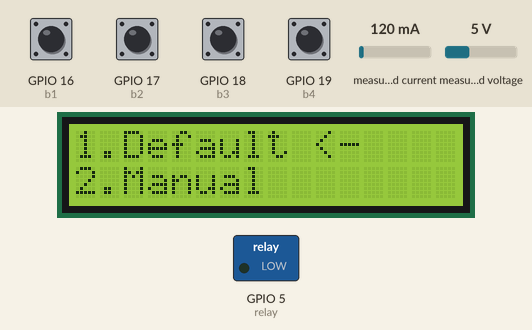
This sketch was run on a simulated ESP32. Shown: 16×2 character LCD, switched loads named in the sketch (green lamp = pin HIGH). The test bench sets the inputs (shaded band); at power-on: GPIO 16 (b1), GPIO 17 (b2), GPIO 18 (b3), GPIO 19 (b4) HIGH, measured current 120 mA, measured voltage 5 V.

Above: at 1.2 s.
1.3 s: GPIO 16 (b1) pulled LOW for 0.15 s
At 2.5 s:
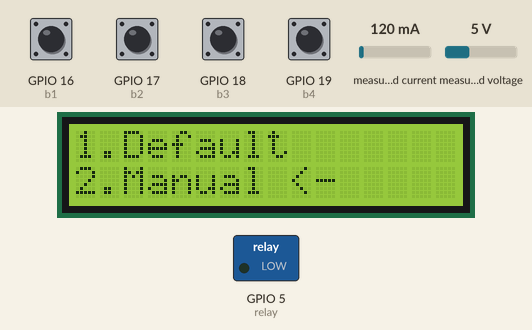
3.0 s: GPIO 17 (b2) pulled LOW for 0.15 s
At 3.7 s:
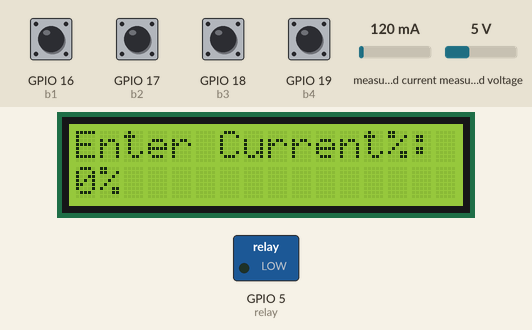
4.7 s: GPIO 17 (b2) pulled LOW for 1 s
At 6.9 s:
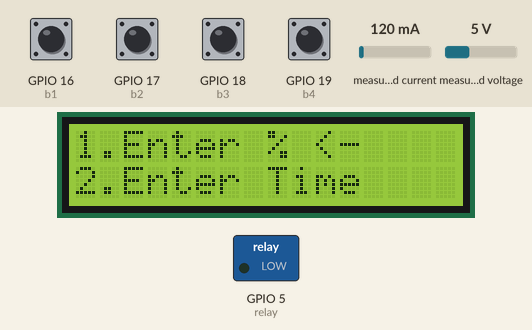
7.2 s: GPIO 16 (b1) pulled LOW for 1 s
At 8.9 s:
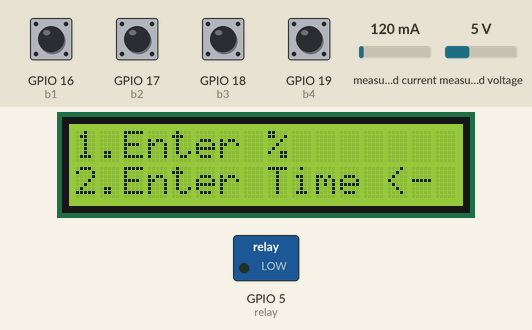
9.7 s: GPIO 17 (b2) pulled LOW for 0.15 s
At 11.1 s:
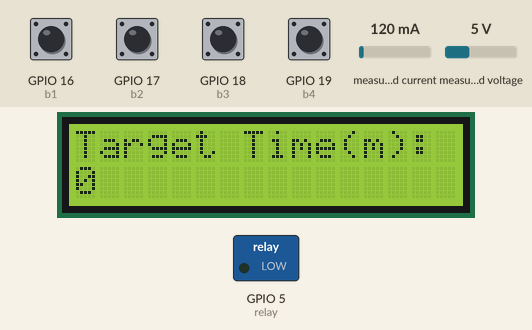
11.4 s: GPIO 17 (b2) pulled LOW for 0.15 s
At 12.6 s:
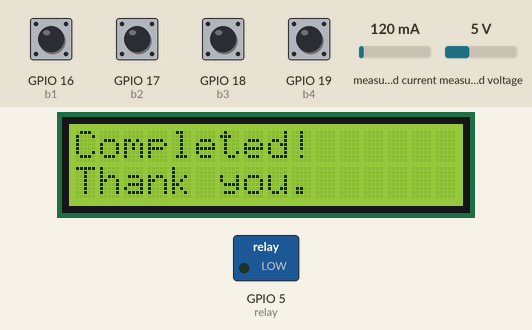
Timing chart, 0 to 14.4 s (numbered marks = the images above; inputs shaded):
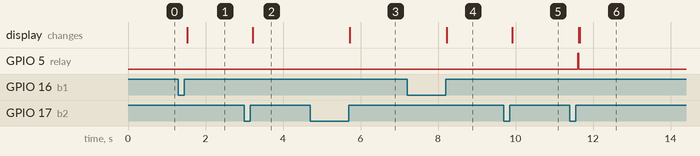

The sketch:

trial_2-full.ino
```cpp
#include <Wire.h>
#include <DIYables_LCD_I2C.h>
#include <INA226.h>   // RobTillaart INA226 library — matches your tested reference sketch

// ---- Two SEPARATE I2C buses (ESP32 has two hardware I2C peripherals) ----
// LCD  -> Wire1 on SDA=4,  SCL=13
// INA226 -> Wire  on SDA=21, SCL=22
#define LCD_SDA_PIN 4
#define LCD_SCL_PIN 13
#define INA_SDA_PIN 21
#define INA_SCL_PIN 22
#define I2C_ADDRESS_INA226 0x44   // matches your tested reference sketch

// DIYables_LCD_I2C supports passing a specific TwoWire bus as the 4th arg
DIYables_LCD_I2C lcd(0x27, 16, 2, Wire1);

// RobTillaart's INA226 constructor: INA226(address, wire) — bound to the Wire bus (21/22)
INA226 ina226(I2C_ADDRESS_INA226, &Wire);

const int b1 = 16;   // select
const int b2 = 17;   // enter
const int b3 = 18;   // increment
const int b4 = 19;   // decrement
const int relay = 5;

// ---- Battery spec (still needed to convert measured mAh -> %) ----
const float BATTERY_CAPACITY_MAH = 6500.0;

int page = 0;
int mainChoice = 0;
int manualChoice = 0;

int currentPercent = 0;
int targetPercent = 0;
int targetTime = 0;

int atc = 0;   // target charge % (for percent-target modes)
int et = 0;    // target time in minutes (only used in time-target mode)

int returnPage = 2;

// ---- Charging state ----
unsigned long chargeStartTime = 0;
bool chargingActive = false;
bool timeBasedMode = false;   // true only when user explicitly entered a target TIME

// ---- Real coulomb counting via INA226 (replaces the old fixed-current assumption) ----
float accumulatedMah = 0.0;
unsigned long lastSampleMillis = 0;
float liveCurrentMA = 0.0;
float liveVoltageV = 0.0;
float estimatedPercent = 0.0;

unsigned long lastLcdUpdateMillis = 0;

void setup() {
  Wire1.begin(LCD_SDA_PIN, LCD_SCL_PIN);   // LCD's own bus
  Wire.begin(INA_SDA_PIN, INA_SCL_PIN);    // INA226's own bus

  lcd.init();
  lcd.backlight();

  if (!ina226.begin()) {
    lcd.setCursor(0, 0);
    lcd.print("INA226 not found");
    while (1) delay(10);
  }

  // Shunt voltage ADC on INA226 maxes out at ~81.92mV.
  // With a 0.1 ohm shunt, max measurable current = 81.92mV / 0.1 ohm = ~819mA.
  // NOTE: 0.8*0.1 = exactly 0.080V, right at the library's 80mV limit — due to
  // floating point rounding this can read as slightly OVER 0.080 and fail
  // calibration. Back off slightly (0.75A) to stay safely under the limit.
  // IMPORTANT: if your actual charging current can exceed this, raise it
  // (and/or use a smaller shunt) to match — otherwise readings clip and
  // coulomb counting below will be wrong.
  // NOTE: setMaxCurrentShunt() returns an ERROR CODE (int), not a plain
  // bool — 0 means success, nonzero means a specific error. Assigning it
  // straight into a bool is backwards (0 becomes false = looks like
  // failure even when calibration actually succeeded). Check against 0.
  int calResult = ina226.setMaxCurrentShunt(0.75, 0.1);  // 750mA max, 0.1 ohm shunt
  if (calResult != 0) {
    lcd.setCursor(0, 0);
    lcd.print("INA226 cal FAIL");
    lcd.setCursor(0, 1);
    lcd.print("Err code: ");
    lcd.print(calResult);
    while (1) delay(10);
  }

  pinMode(b1, INPUT_PULLUP);
  pinMode(b2, INPUT_PULLUP);
  pinMode(b3, INPUT_PULLUP);
  pinMode(b4, INPUT_PULLUP);
  pinMode(relay, OUTPUT);
  digitalWrite(relay, LOW);

  showMainMenu();
}

void loop() {

  // ---- Continuous INA226 sampling + coulomb counting (runs every loop) ----
  sampleINA226();

  // ---- Auto cutoff, now driven by REAL measured charge instead of a static formula ----
  if (chargingActive) {
    if (!timeBasedMode) {
      // Default-full and manual-target-% modes: stop once real accumulated
      // charge (from INA226 current integrated over time) reaches target
      if (estimatedPercent >= atc) {
        finishCharging();
        return;
      }
    } else {
      // Manual target-TIME mode: user asked for a duration directly, so
      // that stays time-based — but the screen still shows live current/%
      if (millis() - chargeStartTime >= (unsigned long)et * 60000UL) {
        finishCharging();
        return;
      }
    }

    // Refresh the live charging screen ~once a second without a full clear
    if (millis() - lastLcdUpdateMillis >= 1000) {
      lastLcdUpdateMillis = millis();
      showChargingStatus();
    }
  }

  if (page == 0) {
    if (buttonPressed(b1)) { mainChoice = 1 - mainChoice; showMainMenu(); }
    if (buttonPressed(b2)) {
      currentPercent = 0;
      if (mainChoice == 0) { page = 1; showEnterCurrentDefault(); }
      else { page = 3; showEnterCurrentManual(); }
    }
  }

  else if (page == 1) {
    if (buttonPressed(b3)) { currentPercent = min(currentPercent + 1, 100); showEnterCurrentDefault(); }
    if (buttonPressed(b4)) { currentPercent = max(currentPercent - 1, 0); showEnterCurrentDefault(); }
    if (buttonPressed(b2)) {
      atc = 100;
      timeBasedMode = false;
      startCharging();
      page = 2;
      lcd.clear();
      showChargingStatus();
    }
  }

  else if (page == 2) {
    if (buttonPressed(b1)) { returnPage = 2; page = 8; showInfo(); }
    if (buttonPressed(b2)) { stopCharging(); page = 0; showMainMenu(); }
  }

  else if (page == 3) {
    if (buttonPressed(b3)) { currentPercent = min(currentPercent + 1, 100); showEnterCurrentManual(); }
    if (buttonPressed(b4)) { currentPercent = max(currentPercent - 1, 0); showEnterCurrentManual(); }
    if (buttonPressed(b2)) { page = 4; showManualMenu(); }
  }

  else if (page == 4) {
    if (buttonPressed(b1)) { manualChoice = 1 - manualChoice; showManualMenu(); }
    if (buttonPressed(b2)) {
      if (manualChoice == 0) { targetPercent = currentPercent; page = 5; showEnterTargetPercent(); }
      else { targetTime = 0; page = 6; showEnterTargetTime(); }
    }
  }

  else if (page == 5) {
    if (buttonPressed(b3)) { targetPercent = min(targetPercent + 1, 100); showEnterTargetPercent(); }
    if (buttonPressed(b4)) { targetPercent = max(targetPercent - 1, 0); showEnterTargetPercent(); }
    if (buttonPressed(b2)) {
      if (targetPercent <= currentPercent) {
        lcd.clear();
        lcd.setCursor(0, 0);
        lcd.print("Target must be");
        lcd.setCursor(0, 1);
        lcd.print("> current %");
        delay(1500);
        showEnterTargetPercent();
      } else {
        atc = targetPercent;
        timeBasedMode = false;
        startCharging();
        page = 7;
        lcd.clear();
        showChargingStatus();
      }
    }
  }

  else if (page == 6) {
    if (buttonPressed(b3)) { targetTime = min(targetTime + 1, 999); showEnterTargetTime(); }
    if (buttonPressed(b4)) { targetTime = max(targetTime - 1, 0); showEnterTargetTime(); }
    if (buttonPressed(b2)) {
      et = targetTime;
      timeBasedMode = true;
      startCharging();
      page = 7;
      lcd.clear();
      showChargingStatus();
    }
  }

  else if (page == 7) {
    if (buttonPressed(b1)) { returnPage = 7; page = 8; showInfo(); }
    if (buttonPressed(b2)) { stopCharging(); page = 0; showMainMenu(); }
  }

  else if (page == 8) {
    if (buttonPressed(b2)) {
      page = returnPage;   // returnPage is always 2 or 7 (a charging page)
      lcd.clear();
      showChargingStatus();
    }
  }
}

// ---------------- Helpers ----------------
bool buttonPressed(int pin) {
  if (digitalRead(pin) == LOW) {
    delay(200);
    while (digitalRead(pin) == LOW);
    return true;
  }
  return false;
}

// Reads the INA226 and, while charging, integrates current over time
// (coulomb counting) to get real mAh delivered -> real % gained.
void sampleINA226() {
  unsigned long now = millis();
  liveVoltageV = ina226.getBusVoltage();
  liveCurrentMA = fabs(ina226.getCurrent() * 1000);   // getCurrent() returns Amps

  if (chargingActive && lastSampleMillis != 0) {
    float dtHours = (now - lastSampleMillis) / 3600000.0;
    accumulatedMah += liveCurrentMA * dtHours;
    estimatedPercent = currentPercent + (accumulatedMah / BATTERY_CAPACITY_MAH) * 100.0;
    if (estimatedPercent > 100) estimatedPercent = 100;
  }
  lastSampleMillis = now;
}

void startCharging() {
  digitalWrite(relay, HIGH);
  chargingActive = true;
  chargeStartTime = millis();
  accumulatedMah = 0.0;
  estimatedPercent = currentPercent;
  lastSampleMillis = millis();
}

void stopCharging() {
  digitalWrite(relay, LOW);
  chargingActive = false;
}

void finishCharging() {
  stopCharging();
  lcd.clear();
  lcd.setCursor(0, 0);
  lcd.print("Completed!");
  lcd.setCursor(0, 1);
  lcd.print("Thank you.");
  delay(3000);
  page = 0;
  showMainMenu();
}

// ================= SCREENS =================

void showMainMenu() {
  lcd.clear();
  lcd.setCursor(0, 0);
  lcd.print(mainChoice == 0 ? "1.Default <-" : "1.Default");
  lcd.setCursor(0, 1);
  lcd.print(mainChoice == 1 ? "2.Manual <-" : "2.Manual");
}

void showEnterCurrentDefault() {
  lcd.clear();
  lcd.setCursor(0, 0);
  lcd.print("Enter Current%:");
  lcd.setCursor(0, 1);
  lcd.print(currentPercent);
  lcd.print("%");
}

void showEnterCurrentManual() {
  lcd.clear();
  lcd.setCursor(0, 0);
  lcd.print("Enter Current%:");
  lcd.setCursor(0, 1);
  lcd.print(currentPercent);
  lcd.print("%");
}

void showManualMenu() {
  lcd.clear();
  lcd.setCursor(0, 0);
  lcd.print(manualChoice == 0 ? "1.Enter % <-" : "1.Enter %");
  lcd.setCursor(0, 1);
  lcd.print(manualChoice == 1 ? "2.Enter Time <-" : "2.Enter Time");
}

void showEnterTargetPercent() {
  lcd.clear();
  lcd.setCursor(0, 0);
  lcd.print("Target %:");
  lcd.setCursor(0, 1);
  lcd.print(targetPercent);
  lcd.print("%");
}

void showEnterTargetTime() {
  lcd.clear();
  lcd.setCursor(0, 0);
  lcd.print("Target Time(m):");
  lcd.setCursor(0, 1);
  lcd.print(targetTime);
}

// Live charging screen, replaces the old static showResult().
// Line 1: real-time estimated SoC (from INA226 coulomb counting) vs target
// Line 2: live current, plus either elapsed/target time or live voltage
void showChargingStatus() {
  lcd.setCursor(0, 0);
  lcd.print("SoC:");
  lcd.print((int)estimatedPercent);
  lcd.print("% Tgt:");
  lcd.print(atc);
  lcd.print("%   ");

  lcd.setCursor(0, 1);
  lcd.print(liveCurrentMA, 0);
  lcd.print("mA ");
  if (timeBasedMode) {
    unsigned long elapsedMin = (millis() - chargeStartTime) / 60000UL;
    lcd.print(elapsedMin);
    lcd.print("/");
    lcd.print(et);
    lcd.print("m   ");
  } else {
    lcd.print(liveVoltageV, 1);
    lcd.print("V   ");
  }
}

void showInfo() {
  lcd.clear();
  lcd.setCursor(0, 0);
  lcd.print("V:");
  lcd.print(liveVoltageV, 2);
  lcd.print("V");
  lcd.setCursor(0, 1);
  lcd.print("I:");
  lcd.print(liveCurrentMA, 1);
  lcd.print("mA");
}
```

Measured:
- after the input at 1.3 s, the display: changes after 0.22 s (image 1)
- after the input at 3.0 s, the display: changes after 0.22 s (image 2)
- after the input at 4.7 s, the display: changes after 1.0 s (image 3)
- after the input at 7.2 s, the display: changes after 1.0 s (image 4)
- after the input at 9.7 s, the display: changes after 0.22 s (image 5)
- after the input at 11.4 s, GPIO 5 (relay): LOW → HIGH after 0.20 s, → LOW 0.03 s later; the display: first changes after 0.23 s (image 6 shows a later state)
